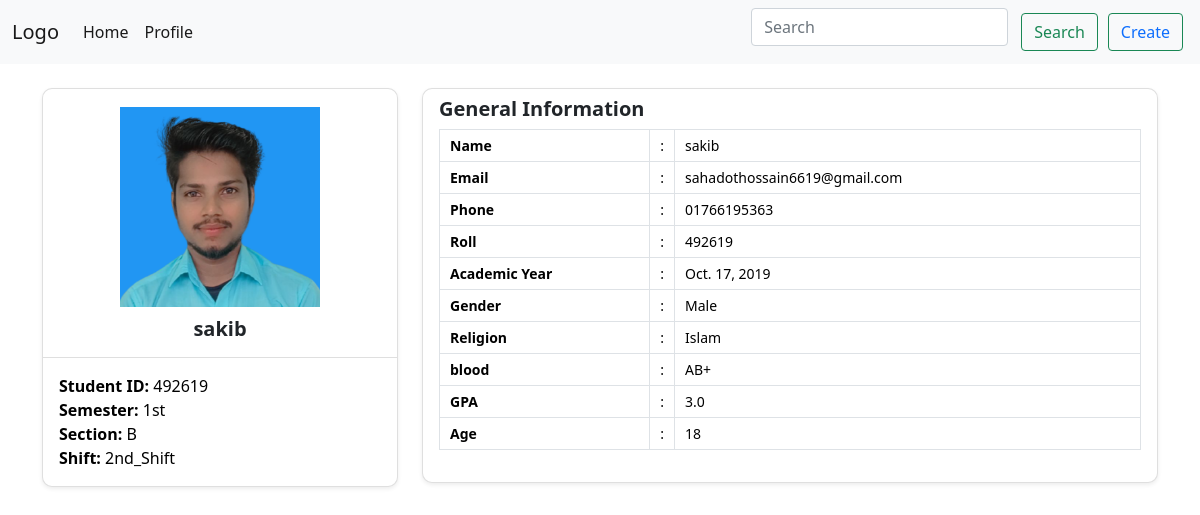
The page /profile-details/1/ on the database its author committed.
### studentApp/models.py (models this page shows, shortened)
class Student(models.Model):
    GENDER = (
        ('Male','Male',),
        ('Female','Female',),
        ('Others','Others',),
    )
    RELIGION = (
        ('Islam','Islam',),
        ('Hindu','Hindu',),
        ('Buddha','Buddha',),
        ('Others','Others',),
    )
    BLOOD = (
        ('B+','B+',),
        ('B-','B-',),
        ('A+','A+',),
        ('AB+','AB+',),
        ('AB-','AB-',),
        ('O-','O-',),
        ('O+','O+',),
    )
    SEMESTER = (
        ('1st','1st',),
        ('2nd','2nd',),
        ('3rd','3rd',),
        ('5th','5th',),
        ('6th','6th',),
        ('7th','7th',),
        ('8th','8th',),
    )
    SECTION =(
        ('A','A',),
        ('B','B',),
        ('C','C',),
        ('D','D',),
    )
    SHIFT =(
        ('1st_Shift','1st_Shift'),
        ('2nd_Shift','2nd_Shift'),
    )
    name = models.CharField(max_length=200)
    student_id = models.PositiveIntegerField()
    email = models.CharField(max_length=100)
    phone = models.CharField(max_length=15)
    roll = models.PositiveIntegerField()
    academicYear = models.DateField()
    gender = models.CharField(max_length=50, choices=GENDER, default='Male')
    religion = models.CharField(max_length=50, choices=RELIGION, default='Islam')
    blood = models.CharField(max_length=50, choices=BLOOD)
    gpa = models.FloatField()
    age = models.PositiveIntegerField()
    semester = models.CharField(max_length=50, choices=SEMESTER)
    section = models.CharField(max_length=50, choices=SECTION)
    shift = models.CharField(max_length=50, choices=SHIFT)
    image = models.ImageField(upload_to='prof_pc/')

### studentApp/views.py (the view)
# urls.py: path('profile-details/<int:id>/',profileDetails,name='profileDetails'),
def profileDetails(request,id):
    prof = Student.objects.get(id=id)
    return render(request, 'profileDetails.html',locals())

### template/profileDetails.html (shortened to what this page needs)
{% extends 'base.html' %}
{% load static %}
{% block css %}
<link rel="stylesheet" href="{% static 'css/index.css' %}">
{% endblock css %}
{% block content %}
<section id="student">
    <div class="student-profile py-4">
        <div class="container">
            <div class="row">
                <div class="col-lg-4">
                    <div class="card shadow-sm">
                        <div class="card-header bg-transparent text-center">
                            <div class="cards-img"> <img class="profile_img" src="{{prof.image.url}}" alt=""></div>
                            <h3>{{prof.name}}</h3>
                        </div>
                        <div class="card-body">
                            <p class="mb-0"><strong class="pr-1">Student ID: </strong>{{prof.student_id}}</p>
                            <p class="mb-0"><strong class="pr-1">Semester: </strong>{{prof.semester}}</p>
                            <p class="mb-0"><strong class="pr-1">Section: </strong>{{prof.section}}</p>
                            <p class="mb-0"><strong class="pr-1">Shift: </strong>{{prof.shift}}</p>
                        </div>
                    </div>
                </div>
                <div class="col-lg-8">
                    <div class="card shadow-sm">
                        <div class="card-header bg-transparent border-0">
                            <h3 class="mb-0">General Information</h3>
                        </div>
                        <div class="card-body pt-0">
                            <table class="table table-bordered">
                                <tr>
                                    <th width="30%">Name</th>
                                    <td width="2%">:</td>
                                    <td>{{prof.name}}</td>
                                </tr>
                                <tr>
                                    <th width="30%">Email</th>
                                    <td width="2%">:</td>
                                    <td>{{prof.email}}</td>
                                </tr>
                                <tr>
                                    <th width="30%">Phone</th>
                                    <td width="2%">:</td>
                                    <td>{{prof.phone}}</td>
                                </tr>
                                <tr>
                                    <th width="30%">Roll</th>
                                    <td width="2%">:</td>
                                    <td>{{prof.roll}}</td>
                                </tr>
                                <tr>
                                    <th width="30%">Academic Year </th>
                                    <td width="2%">:</td>
                                    <td>{{prof.academicYear}}</td>
                                </tr>
                                <tr>
                                    <th width="30%">Gender</th>
                                    <td width="2%">:</td>
                                    <td>{{prof.gender}}</td>
                                </tr>
                                <tr>
                                    <th width="30%">Religion</th>
                                    <td width="2%">:</td>
                                    <td>{{prof.religion}}</td>
                                </tr>
                                <tr>
                                    <th width="30%">blood</th>
                                    <td width="2%">:</td>
                                    <td>{{prof.blood}}</td>
                                </tr>
                                <tr>
                                    <th width="30%">GPA</th>
                                    <td width="2%">:</td>
                                    <td>{{prof.gpa}}</td>
                                </tr>
                                <tr>
                                    <th width="30%">Age</th>
                                    <td width="2%">:</td>
                                    <td>{{prof.age}}</td>
                                </tr>
                            </table>
                        </div>
                    </div>
                </div>
            </div>
        </div>
    </div>
</section>
{% endblock %}

### static/css/index.css (style rules this page uses)
.student-profile .card { border-radius: 10px; }
.student-profile .card .card-header .cards-img { width: 200px; height: 200px; object-fit: cover; margin: 10px auto; }
.student-profile .card .card-header .cards-img img { width: 100%; height: 100%; object-fit: cover; }
.student-profile .card h3 { font-size: 20px; font-weight: 700; }
.student-profile .card p { font-size: 16px; color: #000; }
.student-profile .table th, .student-profile .table td { font-size: 14px; padding: 5px 10px; color: #000; }

### rows shown on the page
Student: image (picture), name "sakib", student_id "492619", semester "1st", section "B", shift "2nd_Shift", email "sahadothossain6619@gmail.com", phone "01766195363", roll "492619", academicYear "Oct. 17, 2019", gender "Male", religion "Islam", blood "AB+", gpa "3.0", age "18"
